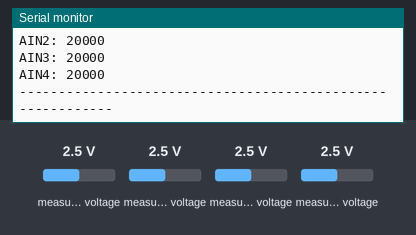
Simulated run of this sketch. Board: ESP32. Parts: the last lines printed to the serial monitor. The test bench sets the inputs (shaded band); at power-on: measured voltage 2.5 V.

Above: at 1.2 s.
1.3 s: measured voltage (sensor 200) set to 0.1 V
2.8 s: measured voltage (sensor 201) set to 0.1 V
4.3 s: measured voltage (sensor 202) set to 0.1 V
At 5.2 s:
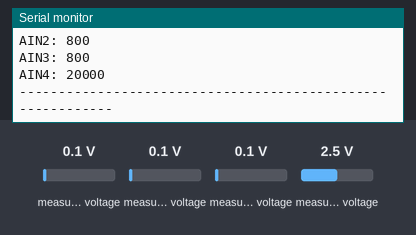
5.8 s: measured voltage (sensor 203) set to 0.1 V
At 6.2 s:
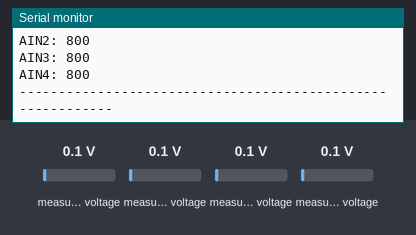
7.3 s: measured voltage (sensor 200) set to 1.2 V
8.8 s: measured voltage (sensor 201) set to 1.2 V
Timing chart, 0 to 11.3 s (numbered marks = the images above; inputs shaded):
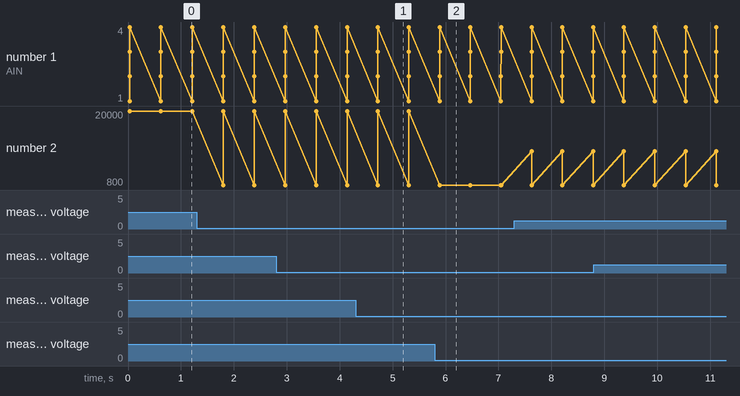

Measured:
- after the input at 4.3 s, the serial monitor: prints a new line after 0.42 s (image 1)
- after the input at 5.8 s, the serial monitor: prints a new line after 0.09 s (image 2)

The sketch:

Analog_Input_Example.ino
```cpp
#include <Adafruit_ADS1X15.h>    // Include the Adafruit library for ADS1115 ADC
Adafruit_ADS1115 ads2;           // Create an instance of the ADS1115 object

#include "Wire.h"                // Include the Wire library for I2C communication

#define SDA 19                   // Define the SDA (Serial Data) pin
#define SCL 20                   // Define the SCL (Serial Clock) pin

void setup() {
  Serial.begin(9600);            // Initialize serial communication at 9600 baud rate
  Wire.begin(SDA, SCL);          // Initialize I2C communication with specified SDA and SCL pins

  // Initialize the ADS1115 with I2C address 0x49
  if (!ads2.begin(0x49)) {
    Serial.println("Failed to initialize ADS 1.");  // Print error message if initialization fails
  }

  ads2.setGain(GAIN_ONE);        // Set the gain to 1x (Full scale ±4.096V)
}

void loop() {
  int adc0 = 0, adc1 = 0, adc2 = 0, adc3 = 0;   // Initialize variables to store ADC readings

  // Read the analog values from each of the four channels (AIN0 to AIN3)
  adc0 = ads2.readADC_SingleEnded(0);           // Read from channel 0 (AIN0)
  adc1 = ads2.readADC_SingleEnded(1);           // Read from channel 1 (AIN1)
  adc2 = ads2.readADC_SingleEnded(2);           // Read from channel 2 (AIN2)
  adc3 = ads2.readADC_SingleEnded(3);           // Read from channel 3 (AIN3)

  // Print the ADC values to the serial monitor
  Serial.print("AIN1: "); Serial.print(adc0); Serial.println(" ");
  Serial.print("AIN2: "); Serial.print(adc1); Serial.println(" ");
  Serial.print("AIN3: "); Serial.print(adc2); Serial.println(" ");
  Serial.print("AIN4: "); Serial.print(adc3); Serial.println(" ");

  // Print a separator line to distinguish between readings
  Serial.println("-----------------------------------------------------------");

  delay(500);   // Delay for 500 milliseconds before the next loop iteration
}
```
